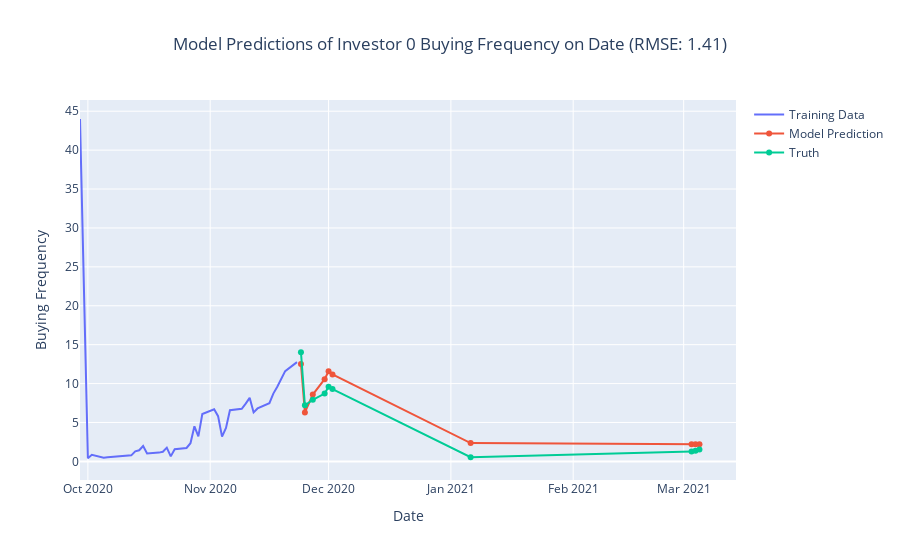
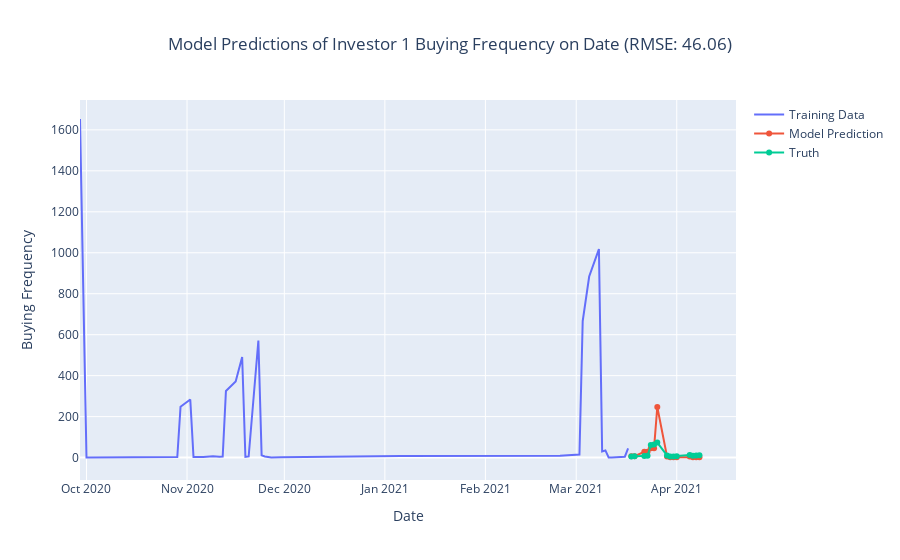
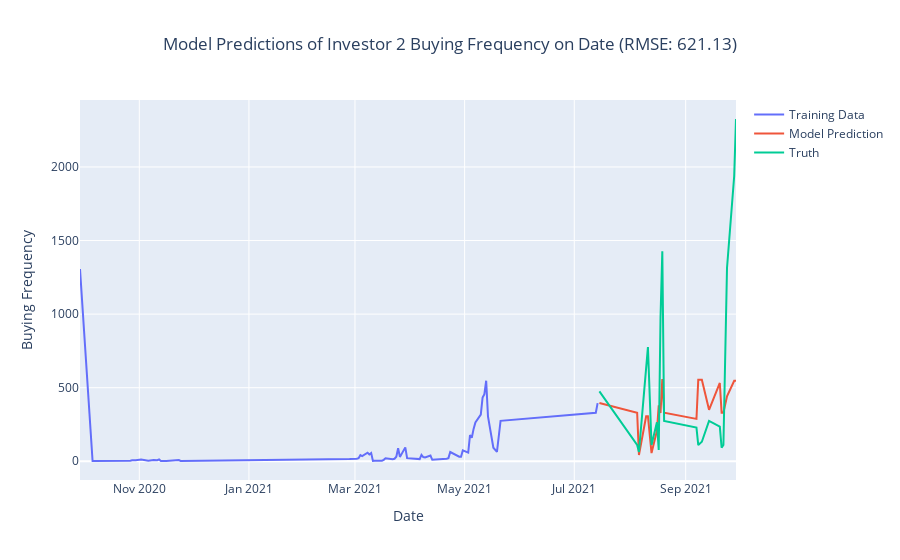
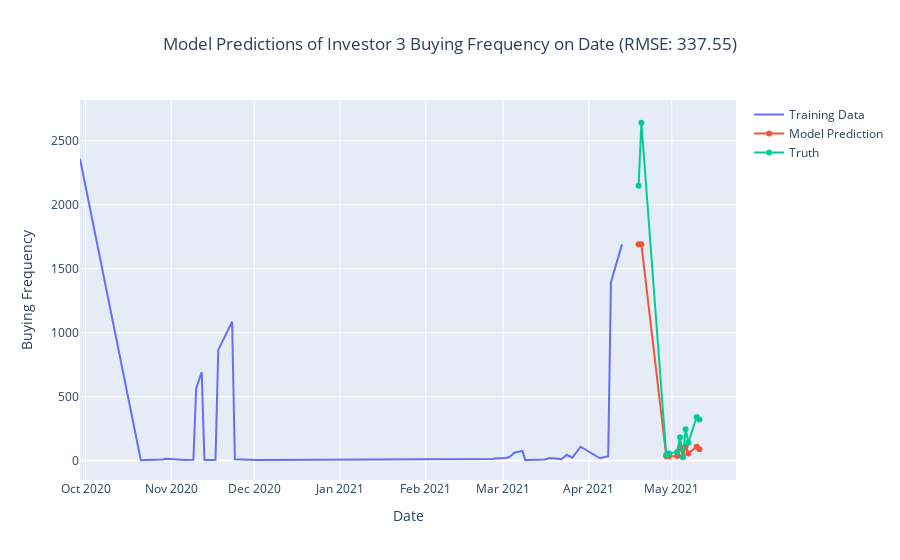

Here is the notebook cell these charts were saved with, in order:
### Markdown cell above
To continue, we fit a simple XGBoost model on the data and record it's RMSE as a metric.

### Code cell
for i in range(7):
    inv = data.loc[data['Investor #'] == i]
    inv_grouped = inv.groupby('Transaction Date').sum()
    X = inv_grouped.drop(columns=['Quantity'])
    y = inv_grouped['Quantity']
    n = len(inv_grouped.index)
    test_index = int(0.8 * n)
    X_train = X.iloc[:test_index]
    y_train = y.iloc[:test_index]
    X_test = X.iloc[test_index:]
    y_test = y.iloc[test_index:]

    xgb = XGBRegressor()
    xgb.fit(X_train, y_train)

    prediction = xgb.predict(X_test)
    
    rmse = mean_squared_error(y_test, prediction) ** (1/2)
    
    fig = go.Figure()
    fig.add_trace(go.Scatter(x=X_train.index, y=y_train, name='Training Data'))
    fig.add_trace(go.Scatter(x=X_test.index, y=prediction, name='Model Prediction'))
    fig.add_trace(go.Scatter(x=X_test.index, y=y_test, name='Truth'))
    fig.update_layout(
        title={
            'text': f'Model Predictions of Investor {i} Buying Frequency on Date (RMSE: {round(rmse, 2)})',
            'x': 0.5
        },
        xaxis_title='Date',
        yaxis_title='Buying Frequency'
    )
    fig.show()
